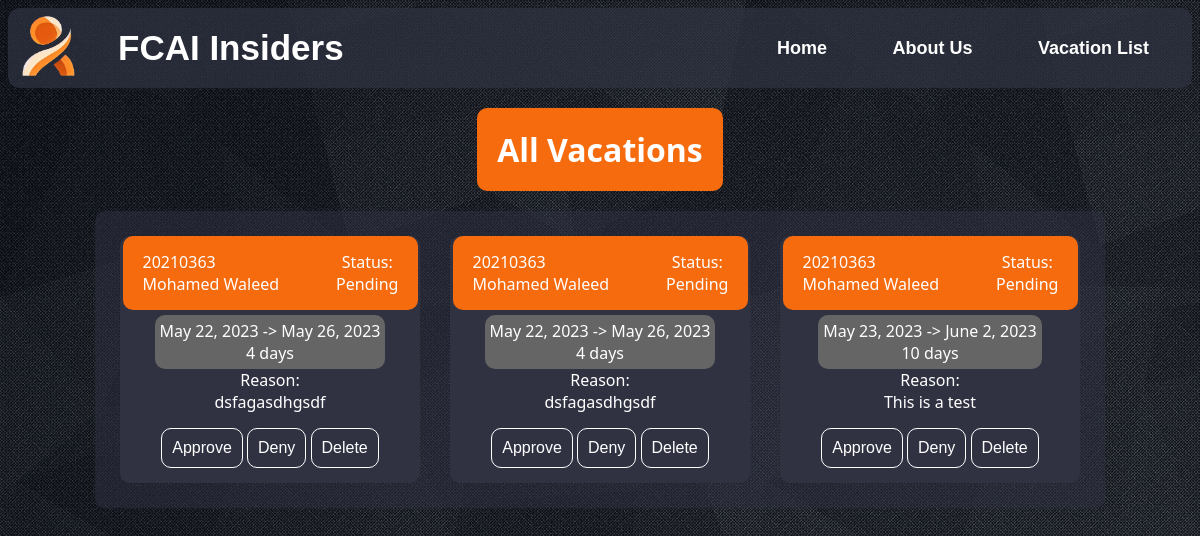
Before: /vacationList/ with the older database file.
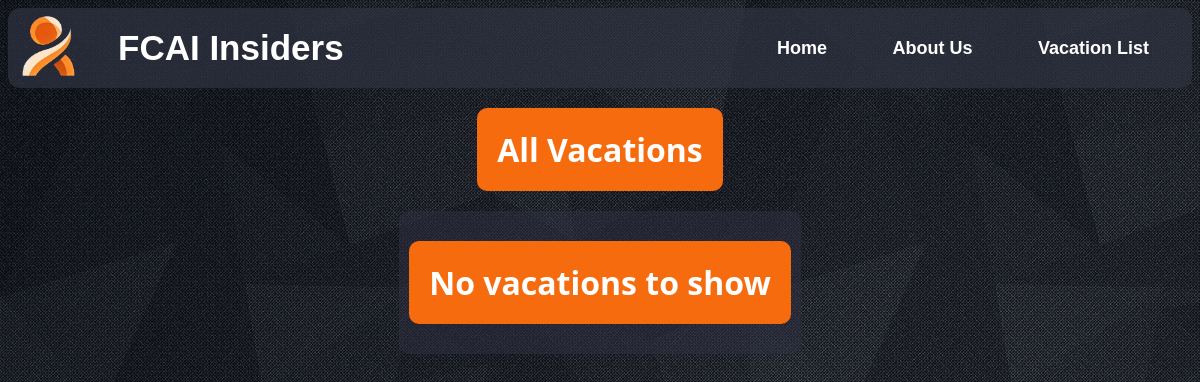
After: the same page with the newer database file.
### Management/models.py (models this page shows, shortened)
class Vacation(models.Model):
    id = models.AutoField(primary_key = True)
    employeeID = models.ForeignKey(Employee, on_delete = models.CASCADE)
    startDate = models.DateField()
    endDate = models.DateField()
    status = models.CharField(max_length = 12)
    reason = models.CharField(max_length = 1500)
    dateCreated = models.DateField(default= datetime.date.today, null= True)

class Employee(models.Model):
    id = models.IntegerField(primary_key = True, unique = True, error_messages = {'null': 'ID field cannot be null','unique': 'This ID is already in use'})
    name = models.CharField(max_length = 100)
    email = models.EmailField(max_length = 254)
    address = models.CharField(max_length = 100)
    number = models.CharField(max_length = 11)
    gender = models.CharField(max_length = 6)
    status = models.CharField(max_length= 12)
    availableVacation = models.IntegerField()
    approvedVacation = models.IntegerField(default= 0)
    salary = models.IntegerField()
    dob = models.DateField()
    dateCreated = models.DateField(default= datetime.date.today, null= True)

### Users/views.py (the view)
# urls.py: path('vacationList/', userViews.vacationList, name='hr-vacationList'),
def vacationList(request):
        vacations = Vacation.objects.all()
        employees = Employee.objects.all()
        return render(request, 'Users/vacationList.html', {'vacs': vacations, 'emps': employees})

### Users/templatetags/vacs_tags.py (called while the page is built)
@register.simple_tag
def calc_vac_days(*args, **kwargs):
    startDate = args[0].startDate
    endDate = args[0].endDate
    numDaysDelta = endDate - startDate
    numDays = numDaysDelta.days
    return numDays

### Users/templates/Users/vacationList.html (shortened to what this page needs)
{% extends 'Management/base.html' %} {% load static %} {% block styles %}
<link rel="stylesheet" href="{% static 'Users/CSS/VacationList.css' %}" />
{% endblock styles %} {% block content %}
<h1>All Vacations</h1>
<div class="vacs">
  {% load vacs_tags %}
  {% for vac in vacs %}
  {% calc_vac_days vac as days %}
  <div class="vac">
    <div class="cardHead {{vac.status}}">
      <div class="empData">
        {{vac.employeeID.id}} <br />
        {{vac.employeeID.name}}
      </div>
      <div class="vacStatus">Status: {{vac.status}}</div>
    </div>
    <div class="cardBody">
      <div class="vacDates">
        {{vac.startDate}} -> {{vac.endDate}}
        <br />{{ days }} days
      </div>
      <div class="vacReason">
        Reason: <br />
        {{ vac.reason }}
      </div>
      <div class="vacActions">
        {% if vac.status == "Pending" %}
          <button class="appBut" onclick="window.location.href = '/approveVacation/{{ vac.id }}'">Approve</button>
          <button class="denBut" onclick="window.location.href = '/denyVacation/{{vac.id }}'">Deny</button>
        {% endif %}
          <button class="deleteBut" onclick="window.location.href = '/deleteVacation/{{vac.id}}'">Delete</button>
      </div>
    </div>
  </div>
  {% empty %}
  <h1>No vacations to show</h1>
  {% endfor %}
</div>
{% endblock content %}

Changed rows visible on the page:
removed Vacation: employeeID.id "20210363", employeeID.name "Mohamed Waleed", status "Pending", startDate "May 22, 2023", endDate "May 26, 2023", days "4", reason "dsfagasdhgsdf"
removed Vacation: employeeID.id "20210363", employeeID.name "Mohamed Waleed", status "Pending", startDate "May 22, 2023", endDate "May 26, 2023", days "4", reason "dsfagasdhgsdf"
removed Vacation: employeeID.id "20210363", employeeID.name "Mohamed Waleed", status "Pending", startDate "May 23, 2023", endDate "June 2, 2023", days "10", reason "This is a test"
Other visible differences:
text now shown: "No vacations to show"
